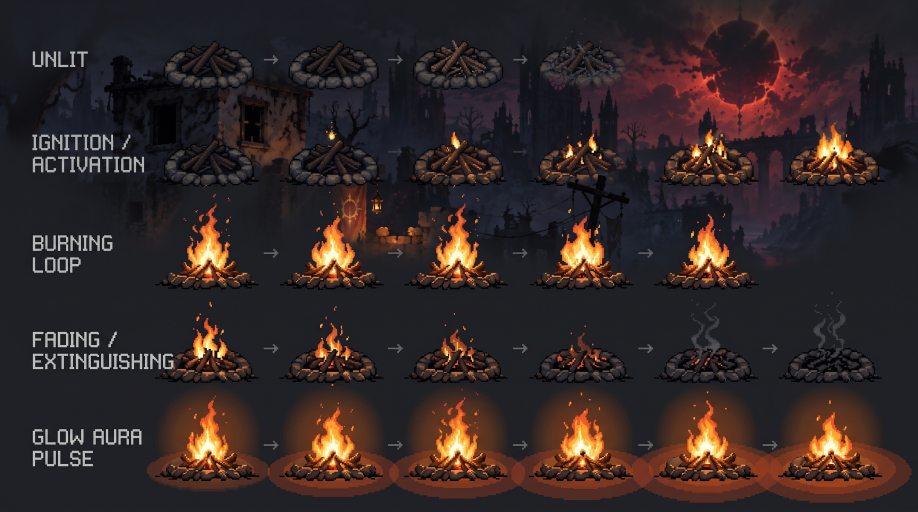
#> input picture Gemini_Generated_Image_bmhi8obmhi8obmhi (2).jpg, 2752 x 1536 px (shown at 1/3 size)
$ python import_horror_scenery.py '../Gemini_Generated_Image_bmhi8obmhi8obmhi (1).jpg' '../Gemini_Generated_Image_bmhi8obmhi8obmhi (2).jpg'
#> lines starting #> are read from the running program, lines starting #| are printed output that depends on the picture
"""Key inspected generated environment/parts art; retain source and pixel grid."""
from pathlib import Path
import sys,shutil
import numpy as np
from PIL import Image
root=Path(__file__).resolve().parents[1]
kind,source=sys.argv[1:]
src=Image.open(source).convert('RGBA');a=np.array(src);rgb=a[:,:,:3].astype(float)
key=(rgb[:,:,1]>65)&(rgb[:,:,1]>rgb[:,:,0]*1.35)&(rgb[:,:,1]>rgb[:,:,2]*1.35)
#> key: shape (1536, 2752) bool; every value is 0
a[key,3]=0;a[:,:,1]=np.minimum(a[:,:,1],np.maximum(a[:,:,0],a[:,:,2])+10)
#> after `a[:, :, 1] = np.minimum(a[:, :, 1], np.maximum(a[:, :, 0], a[:, :, 2])`:
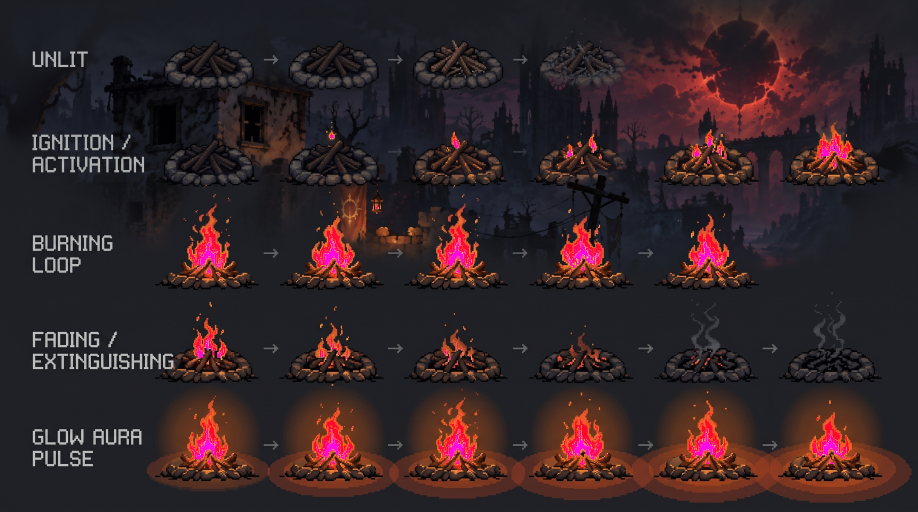
#> a: shape (1536, 2752, 4) (shown at 1/3 size); mean R, G, B, A 51.9, 36.6, 39.3, 255
image=Image.fromarray(a)
if kind=='foundry':
    edge=np.minimum(np.minimum(np.arange(src.width)/64,(src.width-1-np.arange(src.width))/64),1).clip(0,1)
    a[:,:,3]=(a[:,:,3]*edge[None,:]).astype(np.uint8);image=Image.fromarray(a)
if kind=='machinery':
    boxes=[(0,0,315,306),(320,0,575,300),(590,0,840,300),(870,0,980,300),(0,310,340,572),(370,310,470,572),(490,310,710,572),(715,360,1024,570)]
    names=['gear-large','gear-small','lever-base','lever-handle','brake-base','brake-handle','machine-plate','supply-ledge']
    for name,box in zip(names,boxes):
        part=image.crop(box);part=part.crop(part.getbbox());part.save(root/'public/art/production'/f'{name}.png')
if kind=='ui-frame':
    image=image.crop(image.getbbox()).resize((320,96),Image.Resampling.NEAREST)
if kind=='stall-ruined':image=image.crop(image.getbbox())
image.save(root/'public/art/production'/f'{kind}.png')
suffix='.png' if Path(source).suffix.lower()=='.png' else '.jpg'
shutil.copyfile(source,root/'art/production'/f'{kind}-source{suffix}')
print(kind,image.size)
#| ../Gemini_Generated_Image_bmhi8obmhi8obmhi (1).jpg (2752, 1536)
